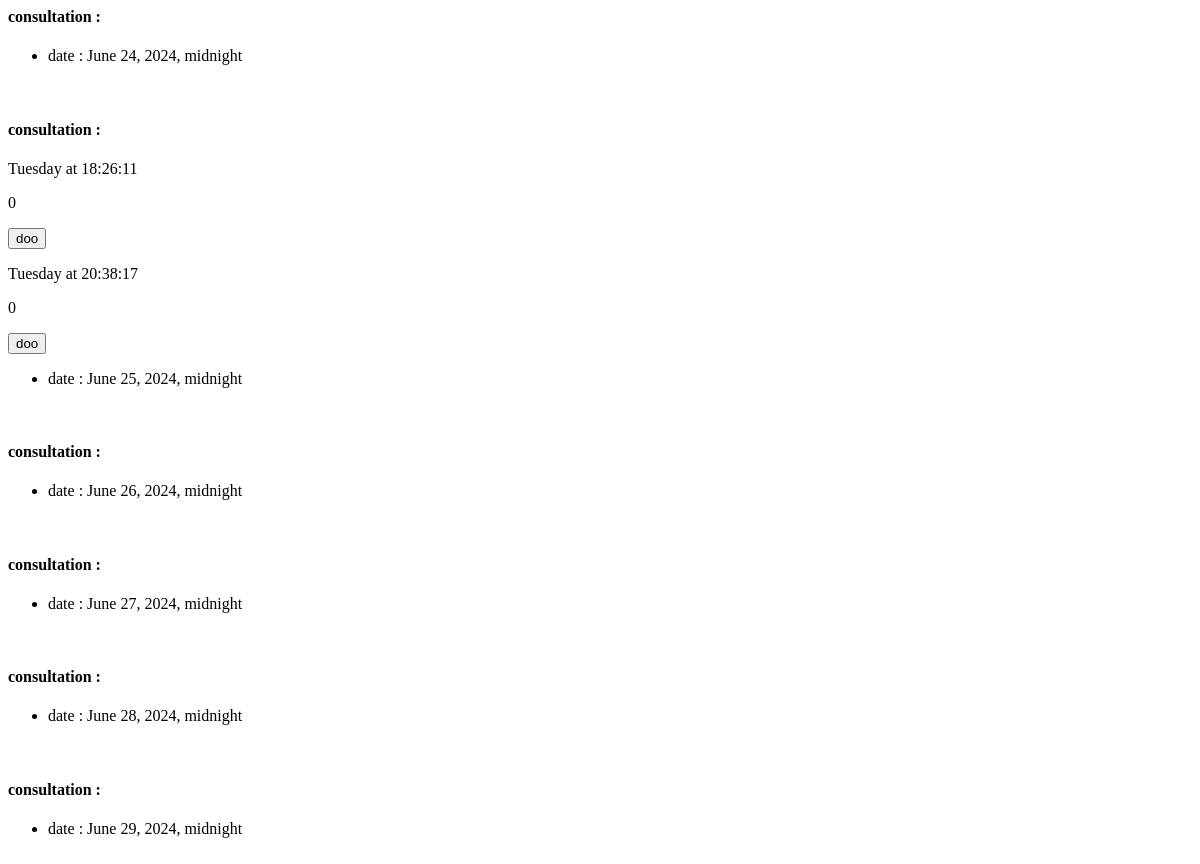
Before: /consultation/2 with the older database file.
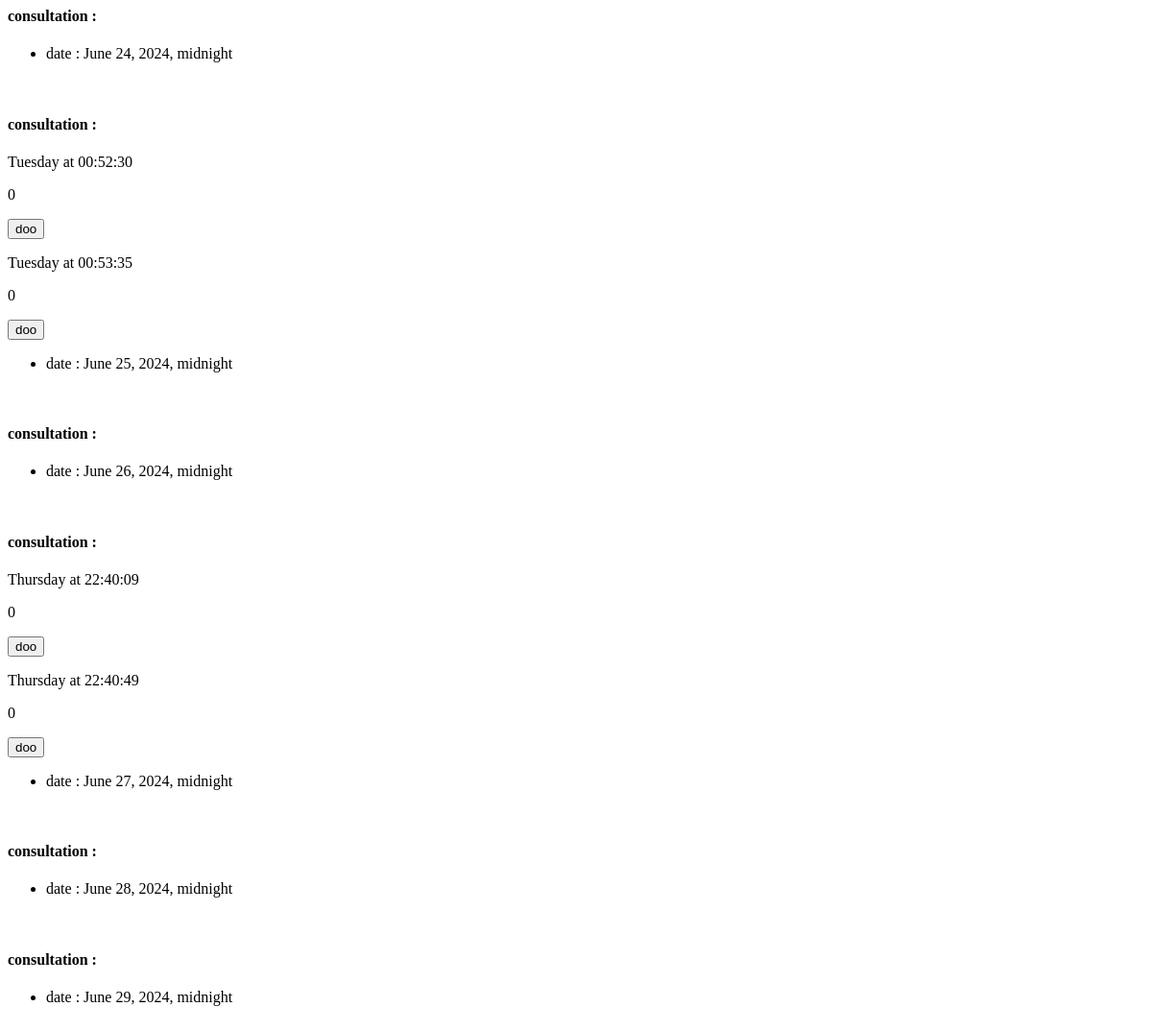
After: the same page with the newer database file.
### app/models.py (models this page shows)
class Consultation(models.Model):
    class Weekday(models.TextChoices):
        mon = "Monday", "Monday"
        tue = "Tuesday", "Tuesday"
        wed = "Wednesday", "Wednesday"
        thu = "Thursday", "Thursday"
        fri = "Friday", "Friday"
        sun = "Sunday", "Sunday"
    start_time = models.TimeField()
    end_time = models.TimeField()
    type = models.ForeignKey(Consultation_type, on_delete=models.CASCADE)
    day = models.CharField(max_length=10,default='sun ', choices=Weekday.choices)
    capacity_of_members = models.IntegerField(default=10)
    def __str__(self):
        return self.day +' at '+ str(self.start_time)

### app/views.py (the view)
# urls.py: path('consultation/<type>', views.consultation, name='consultation'),
def consultation(request, type):
    if request.GET.get('date'):
        get_date = request.GET.get('date')
        date = datetime.datetime.strptime(get_date, '%y/%m/%d')
        start_time = datetime.datetime(date.year, date.month, date.day)
        month = start_time.month
        year = start_time.year
        last_day_of_month = calendar.monthrange(year, month)
        end_time = datetime.datetime(year, month, last_day_of_month[1], hour=23, minute=59, second=59)
    else:
        start_time = datetime.datetime.now()
        month = start_time.month
        year = start_time.year
        last_day_of_month = calendar.monthrange(year, month)
        end_time = datetime.datetime(year, month, last_day_of_month[1], hour=23, minute=59, second=59)
    if start_time.day == end_time.day:
        return HttpResponse(f"pls specify the time frame. we can not make a list of consultation at: {start_time} to {end_time}")
    consultation_list = consultation_creator(start_time, end_time, type)
    return render(
        request,
        'consultation.html',
        {
            "consultations": consultation_list
        }
    )

### app/models.py (called while the page is built)
    def __str__(self):
        return self.type

### app/templates/consultation.html (shortened to what this page needs)
{% block content %}
<html>
    <head>
    </head>
    <body>
        {% for consultation in consultations %}
            <h4>consultation :  </h4>
                {% for x in consultation.consultation %}
                    <p>{{ x }}</p>
                    <p>{{ x.capacity_of_members }}</p>
                    <button onclick="reserve('{{ x.id }}', '{{ consultation.date|date:'Y-m-d' }}')">doo</button>
                {% endfor %}
                <ul>
                    <li>date :  {{ consultation.date }}</li>
                </ul>
        <br>
    </body>
    {% endfor %}
</html>
{% endblock %}

Changed rows visible on the page:
removed Consultation: day+start_time "Tuesday at 18:26:11", capacity_of_members "0", shown under "June 25, 2024, midnight"
removed Consultation: day+start_time "Tuesday at 20:38:17", capacity_of_members "0", shown under "June 25, 2024, midnight"
added Consultation: day+start_time "Tuesday at 00:52:30", capacity_of_members "0", shown under "June 25, 2024, midnight"
added Consultation: day+start_time "Tuesday at 00:53:35", capacity_of_members "0", shown under "June 25, 2024, midnight"
added Consultation: day+start_time "Thursday at 22:40:09", capacity_of_members "0", shown under "June 27, 2024, midnight"
added Consultation: day+start_time "Thursday at 22:40:49", capacity_of_members "0", shown under "June 27, 2024, midnight"
